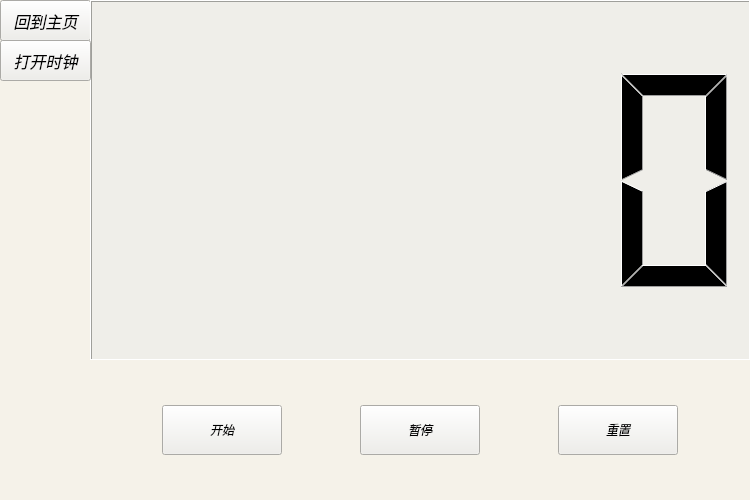
<?xml version="1.0" encoding="UTF-8"?>
<ui version="4.0">
 <class>MainWindowtimer</class>
 <widget class="QMainWindow" name="MainWindowtimer">
  <property name="geometry">
   <rect>
    <x>0</x>
    <y>0</y>
    <width>750</width>
    <height>500</height>
   </rect>
  </property>
  <property name="minimumSize">
   <size>
    <width>750</width>
    <height>500</height>
   </size>
  </property>
  <property name="maximumSize">
   <size>
    <width>750</width>
    <height>500</height>
   </size>
  </property>
  <property name="windowTitle">
   <string>计时器</string>
  </property>
  <property name="styleSheet">
   <string notr="true">background-color:#F5F2E9</string>
  </property>
  <widget class="QWidget" name="centralwidget">
   <widget class="QPushButton" name="tbT_M">
    <property name="geometry">
     <rect>
      <x>0</x>
      <y>0</y>
      <width>91</width>
      <height>41</height>
     </rect>
    </property>
    <property name="minimumSize">
     <size>
      <width>91</width>
      <height>41</height>
     </size>
    </property>
    <property name="maximumSize">
     <size>
      <width>91</width>
      <height>41</height>
     </size>
    </property>
    <property name="font">
     <font>
      <family>得意黑</family>
      <pointsize>12</pointsize>
      <italic>true</italic>
     </font>
    </property>
    <property name="styleSheet">
     <string notr="true">QPushButton
{
    background-color:#EFEEE9 ;
    background-repeat:no-repeat;
    background-position：top;

    background-image: url(:/mainIcons/首页 (4).png);
    background-position：right
 } </string>
    </property>
    <property name="text">
     <string>回到主页</string>
    </property>
   </widget>
   <widget class="QLCDNumber" name="Timer">
    <property name="geometry">
     <rect>
      <x>90</x>
      <y>0</y>
      <width>661</width>
      <height>361</height>
     </rect>
    </property>
    <property name="styleSheet">
     <string notr="true">    background-color:#EFEEE9 ;</string>
    </property>
   </widget>
   <widget class="QWidget" name="horizontalLayoutWidget">
    <property name="geometry">
     <rect>
      <x>90</x>
      <y>360</y>
      <width>661</width>
      <height>141</height>
     </rect>
    </property>
    <layout class="QHBoxLayout" name="horizontalLayout">
     <item>
      <widget class="QPushButton" name="pbStart">
       <property name="minimumSize">
        <size>
         <width>120</width>
         <height>50</height>
        </size>
       </property>
       <property name="maximumSize">
        <size>
         <width>120</width>
         <height>50</height>
        </size>
       </property>
       <property name="font">
        <font>
         <family>得意黑</family>
         <italic>true</italic>
        </font>
       </property>
       <property name="styleSheet">
        <string notr="true">    background-color:#EFEEE9 ;</string>
       </property>
       <property name="text">
        <string>开始</string>
       </property>
      </widget>
     </item>
     <item>
      <widget class="QPushButton" name="pbStop">
       <property name="minimumSize">
        <size>
         <width>120</width>
         <height>49</height>
        </size>
       </property>
       <property name="maximumSize">
        <size>
         <width>120</width>
         <height>50</height>
        </size>
       </property>
       <property name="font">
        <font>
         <family>得意黑</family>
         <italic>true</italic>
        </font>
       </property>
       <property name="styleSheet">
        <string notr="true">    background-color:#EFEEE9 ;</string>
       </property>
       <property name="text">
        <string>暂停</string>
       </property>
      </widget>
     </item>
     <item>
      <widget class="QPushButton" name="pbReset">
       <property name="minimumSize">
        <size>
         <width>120</width>
         <height>50</height>
        </size>
       </property>
       <property name="maximumSize">
        <size>
         <width>120</width>
         <height>50</height>
        </size>
       </property>
       <property name="font">
        <font>
         <family>得意黑</family>
         <italic>true</italic>
        </font>
       </property>
       <property name="styleSheet">
        <string notr="true">    background-color:#EFEEE9 ;</string>
       </property>
       <property name="text">
        <string>重置</string>
       </property>
      </widget>
     </item>
    </layout>
   </widget>
   <widget class="QPushButton" name="tbT_N">
    <property name="geometry">
     <rect>
      <x>0</x>
      <y>40</y>
      <width>91</width>
      <height>41</height>
     </rect>
    </property>
    <property name="minimumSize">
     <size>
      <width>91</width>
      <height>41</height>
     </size>
    </property>
    <property name="maximumSize">
     <size>
      <width>91</width>
      <height>41</height>
     </size>
    </property>
    <property name="font">
     <font>
      <family>得意黑</family>
      <pointsize>12</pointsize>
      <italic>true</italic>
     </font>
    </property>
    <property name="styleSheet">
     <string notr="true">QPushButton
{
    background-repeat:no-repeat;
    background-position：top;
    background-color:#EFEEE9 ;

 } </string>
    </property>
    <property name="text">
     <string>打开时钟</string>
    </property>
   </widget>
  </widget>
 </widget>
 <resources/>
 <connections/>
</ui>
